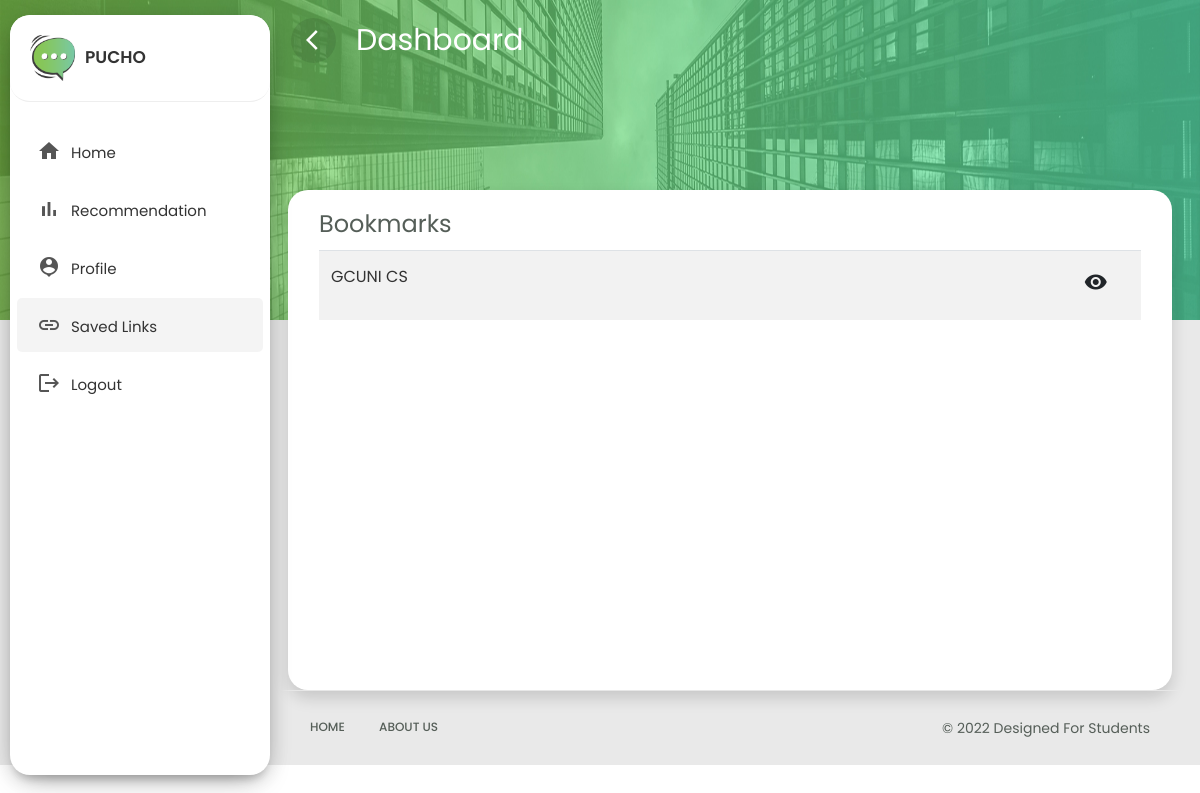
/savedlinks/ (signed in), run on an earlier commit of the app's database.
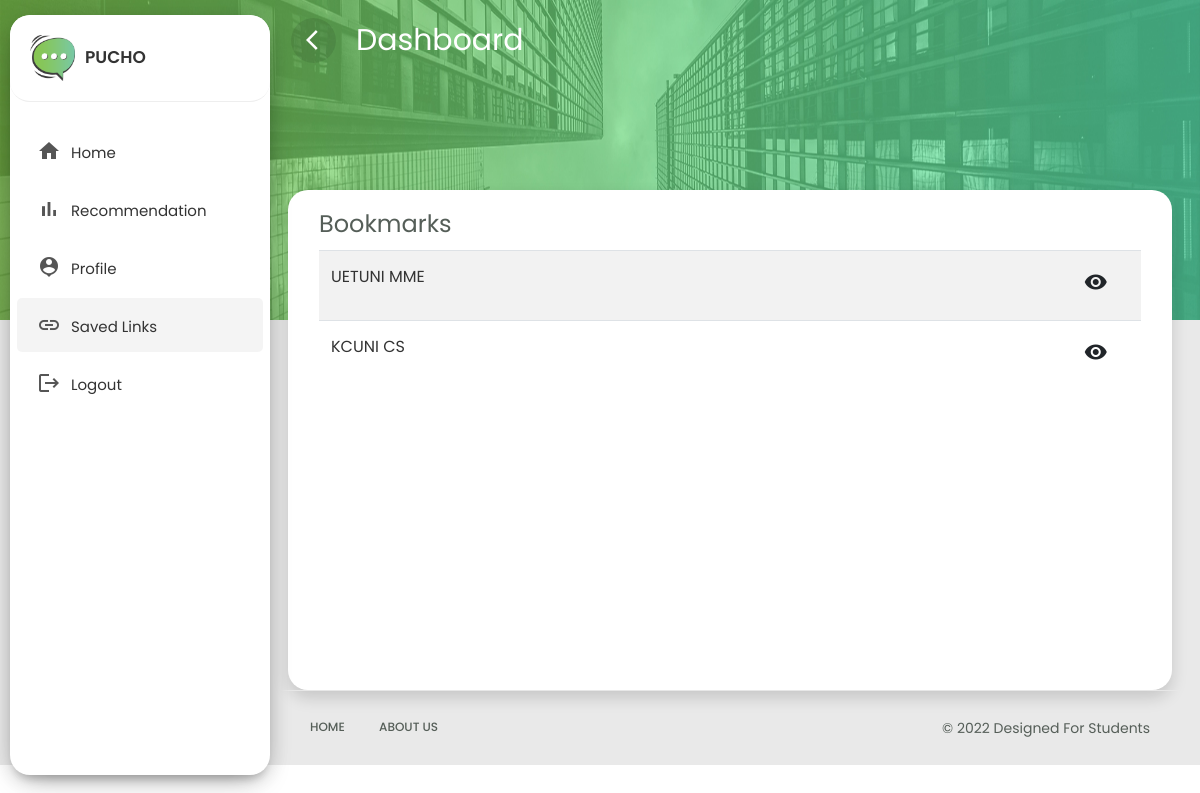
And on a later commit of the database.
### university/models.py (models this page shows, shortened)
class SavedItems(models.Model):
    user = models.ForeignKey(User, on_delete=models.CASCADE)
    item_page = models.CharField(max_length=100)
    item_name = models.CharField(max_length=100,blank=True,null=True,default=None)

### recommendation/views.py (the view)
# urls.py: path('savedlinks/', savedlinks, name="savedlinks"),
def savedlinks(request):
    query = SavedItems.objects.filter(user=request.user)
    return render(request, "saved.html",context={'query':query})

### templates/saved.html (shortened to what the changed rows need)
{%  load static  %}
<!doctype html>
<html lang="en">
  <head>
    <link rel="stylesheet" href="{% static 'css/bootstrap.min.css' %}">
    <link rel="stylesheet" href="{% static 'css/dashboard.css' %}">
  </head>
  <body>
    <div class="wrapper">
        <div id="content">
        	<div class="main-content">
            <div class="row content">
              <div class="col-lg-12 col-md-12 col-sm-12">
                <div class="profile-form shadow mx-2 bookmarks">
                  <div class="row mx-3">
                    <div class="col-lg-12 m-auto">
                      <table class="table table-striped table-condensed">
                        <tbody>
                          {% for value in query %}
                          <tr>
                            <td>
                              <a href="{{value.item_page}}">{{value.item_name}}</a>
                            </td>
                            <td class="table-icon">
                              <a href="{{value.item_page}}">
                                <button type="button" name="button" class="btn ">
                                  <i class="material-icons">visibility</i>
                                </button>
                              </a>
                            </td>
                          </tr>
                          {% endfor %}
                        </tbody>
                      </table>
                    </div>
                  </div>
                </div>
              </div>
            </div>
          </div>
        </div>
      </div>
  </body>
</html>

What changed in the data, as far as the page shows it:
removed SavedItems: item_name "GCUNI CS"
added SavedItems: item_name "UETUNI MME"
added SavedItems: item_name "KCUNI CS"
